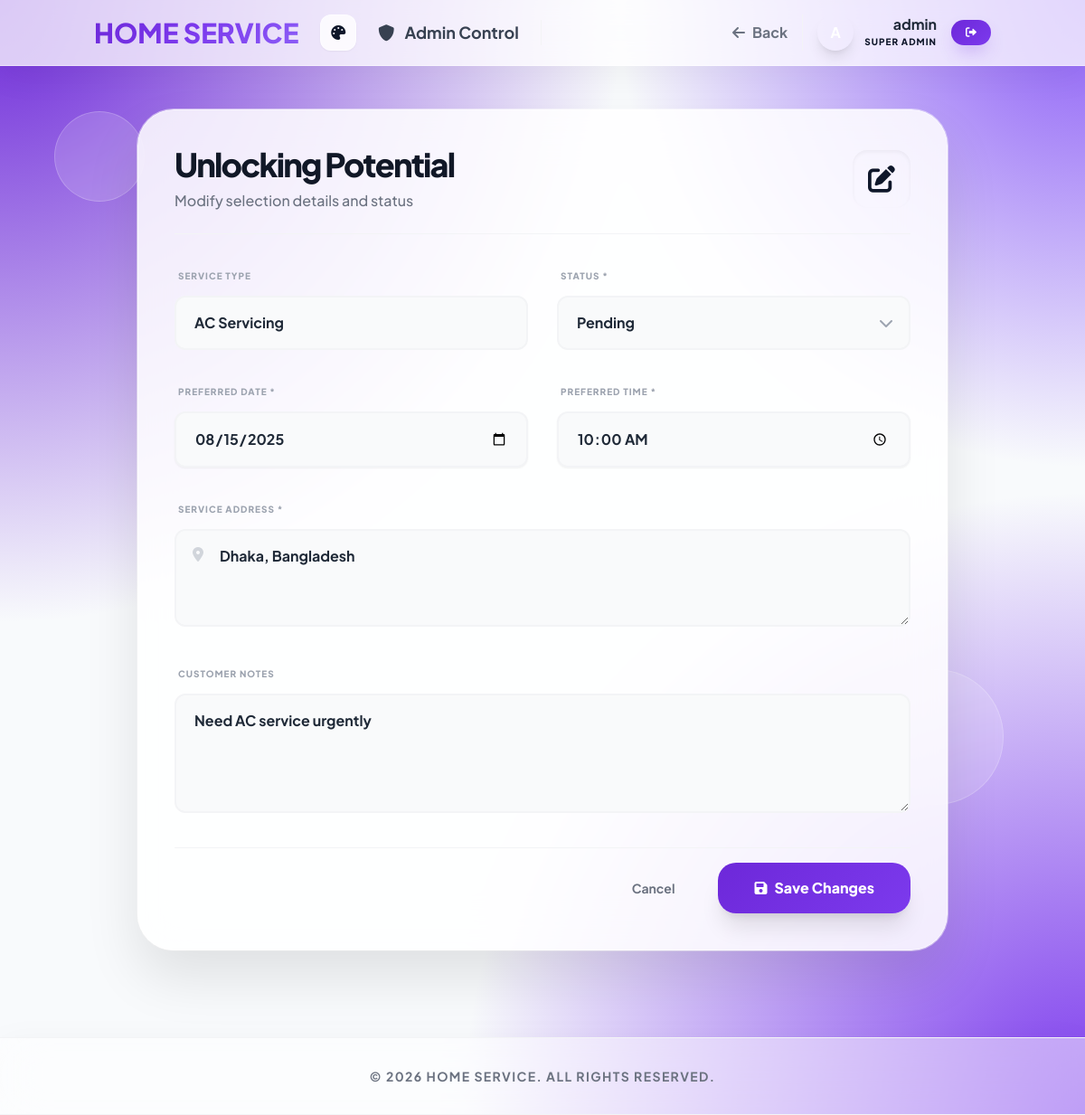
Screenshot of /admin/edit_selection.php?id=1 (signed in) with the database file from the repository.
### tables this page shows
CREATE TABLE customer_provider_selections (
    id INT PRIMARY KEY AUTO_INCREMENT,
    customer_id INT NOT NULL,
    provider_id INT NOT NULL,
    category_id INT NOT NULL,
    service_type VARCHAR(255),
    preferred_date DATE NOT NULL,
    preferred_time TIME NOT NULL,
    customer_address TEXT,
    customer_notes TEXT,
    budget_min DECIMAL(10,2),
    budget_max DECIMAL(10,2),
    status ENUM('pending', 'contacted', 'accepted', 'rejected', 'expired') DEFAULT 'pending',
    customer_contacted_at TIMESTAMP NULL,
    provider_responded_at TIMESTAMP NULL,
    created_at TIMESTAMP DEFAULT CURRENT_TIMESTAMP,
    updated_at TIMESTAMP DEFAULT CURRENT_TIMESTAMP ON UPDATE CURRENT_TIMESTAMP,
    
    FOREIGN KEY (customer_id) REFERENCES users(id) ON DELETE CASCADE,
    FOREIGN KEY (provider_id) REFERENCES service_providers(id) ON DELETE CASCADE,
    FOREIGN KEY (category_id) REFERENCES service_categories(id) ON DELETE CASCADE,
    
    INDEX idx_customer_status (customer_id, status),
    INDEX idx_provider_status (provider_id, status),
    INDEX idx_category_status (category_id, status),
    INDEX idx_status_created (status, created_at)
);

### includes/functions.php (called while the page is built, shortened)
<?php
require_once dirname(__FILE__) . '/../config/database.php';
function isAdminLoggedIn() {
    return isset($_SESSION['admin_id']);
}
function getCurrentAdmin() {
    if (isAdminLoggedIn()) {
        return fetchOne("SELECT * FROM admins WHERE id = ?", [$_SESSION['admin_id']]);
    }
    return null;
}
function getLanguage() {
    return $_SESSION['language'] ?? 'en';
}
?>

### config/database.php (called while the page is built, shortened)
<?php
function getDBConnection() {
    try {
        $pdo = new PDO("mysql:host=" . DB_HOST . ";dbname=" . DB_NAME . ";charset=utf8", DB_USER, DB_PASS);
        $pdo->setAttribute(PDO::ATTR_ERRMODE, PDO::ERRMODE_EXCEPTION);
        $pdo->setAttribute(PDO::ATTR_DEFAULT_FETCH_MODE, PDO::FETCH_ASSOC);
        $pdo->setAttribute(PDO::ATTR_EMULATE_PREPARES, false);
        return $pdo;
    } catch(PDOException $e) {
        error_log("Database Connection Error: " . $e->getMessage());
        die("Connection failed: " . $e->getMessage());
    }
}
function executeQuery($sql, $params = []) {
    try {
        $pdo = getDBConnection();
        $stmt = $pdo->prepare($sql);
        foreach ($params as $key => $value) {
            if (is_numeric($value)) {
                $stmt->bindValue($key + 1, $value, is_int($value) ? PDO::PARAM_INT : PDO::PARAM_STR);
            } else {
                $stmt->bindValue($key + 1, $value, PDO::PARAM_STR);
            }
        }
        $stmt->execute();
        return $stmt;
    } catch (PDOException $e) {
        error_log("Database Error: " . $e->getMessage() . " SQL: " . $sql . " Params: " . json_encode($params));
        throw $e;
    }
}
function fetchOne($sql, $params = []) {
    $stmt = executeQuery($sql, $params);
    return $stmt->fetch();
}
?>

### admin/edit_selection.php (the view, shortened to what this page needs)
<?php
require_once '../includes/functions.php';
$currentLang = getLanguage();
$admin = getCurrentAdmin();
$selectionId = isset($_GET['id']) ? (int)$_GET['id'] : 0;
$selection = fetchOne("\n\tSELECT cps.*, u.name as customer_name, sp.name as provider_name, sc.name as category_name, sc.name_bn as category_name_bn\n\tFROM customer_provider_selections cps\n\tJOIN users u ON cps.customer_id = u.id\n\tJOIN service_providers sp ON cps.provider_id = sp.id\n\tJOIN service_categories sc ON cps.category_id = sc.id\n\tWHERE cps.id = ?\n", [$selectionId]);
?>
<!DOCTYPE html>
<html lang="<?php echo $currentLang; ?>">
<head>
    <script src="https://cdn.tailwindcss.com"></script>
    <link href="https://cdnjs.cloudflare.com/ajax/libs/font-awesome/6.0.0/css/all.min.css" rel="stylesheet">
    <link rel="stylesheet" href="../assets/ui.css">
</head>
<body class="premium-bg min-h-screen">
    <div class="floating-particles">
        <div class="particle" style="width: 100px; height: 100px; top: 10%; left: 5%; animation-delay: 0s;"></div>
        <div class="particle" style="width: 150px; height: 150px; top: 60%; left: 80%; animation-delay: 2s;"></div>
        <div class="particle" style="width: 80px; height: 80px; top: 40%; left: 40%; animation-delay: 4s;"></div>
    </div>
    <header class="glass-nav sticky top-0 z-50">
        <nav class="container mx-auto px-4 py-4">
            <div class="flex justify-between items-center">
                <div class="flex items-center space-x-6">
                    <a href="../index.php" class="text-3xl font-black text-gradient uppercase">
                    </a>
                    <div class="theme-picker" data-theme-picker>
                        <button class="w-10 h-10 rounded-xl bg-white/80 border border-white/40 flex items-center justify-center text-primary shadow-sm hover:scale-110 transition-transform" data-toggle>
                            <i class="fas fa-palette"></i>
                        </button>
                    </div>
                    <span class="text-gray-700 font-bold text-lg hidden sm:inline-block border-r border-gray-100 pr-6 mr-6">
                        <i class="fas fa-shield-alt text-primary mr-2"></i>
                        <?php echo $currentLang === 'en' ? 'Admin Control' : 'অ্যাডমিন কন্ট্রোল'; ?>
                    </span>
                </div>
                <div class="flex items-center space-x-4">
                    <a href="bookings.php" class="font-bold text-gray-500 hover:text-primary transition-colors flex items-center gap-2">
                        <i class="fas fa-arrow-left"></i>
                        <span><?php echo $currentLang === 'en' ? 'Back' : 'ফিরে যান'; ?></span>
                    </a>
                    <div class="flex items-center space-x-3 border-l border-gray-100 pl-4 ml-2">
                        <div class="w-10 h-10 rounded-full bg-gradient-to-br from-primary to-secondary flex items-center justify-center text-white font-bold shadow-lg">
                        </div>
                        <div class="text-right hidden sm:block">
                            <div class="font-bold text-gray-800 leading-none"><?php echo htmlspecialchars($admin['username']); ?></div>
                            <div class="text-[10px] font-black uppercase text-primary tracking-widest mt-1">Super Admin</div>
                        </div>
                    </div>
                    <a href="?logout=1" class="btn-primary py-2 px-4 text-xs font-bold">
                        <i class="fas fa-sign-out-alt"></i>
                    </a>
                </div>
            </div>
        </nav>
    </header>
    <div class="container mx-auto px-4 py-12 relative z-10">
        <div class="max-w-4xl mx-auto">
            <div class="glass-card p-10">
                <div class="flex items-center justify-between mb-8 border-b border-gray-100 pb-6">
                    <div>
                        <h1 class="text-4xl font-black text-gray-900 tracking-tighter mb-2">
                            <?php echo $currentLang === 'en' ? 'Unlocking Potential' : 'নির্বাচন সম্পাদনা'; ?>
                        </h1>
                        <p class="text-gray-500 font-medium">
                            <?php echo $currentLang === 'en' ? 'Modify selection details and status' : 'নির্বাচনের বিবরণ এবং অবস্থা পরিবর্তন করুন'; ?>
                        </p>
                    </div>
                    <div class="w-16 h-16 bg-primary/10 rounded-2xl flex items-center justify-center text-primary text-3xl shadow-inner">
                        <i class="fas fa-edit"></i>
                    </div>
                </div>
                <form method="POST" class="space-y-8">
                    <div class="grid grid-cols-1 md:grid-cols-2 gap-8">
                        <div class="space-y-3">
                            <label class="text-[10px] font-black text-gray-400 uppercase tracking-widest ml-1"><?php echo $currentLang === 'en' ? 'Service Type' : 'সেবার ধরন'; ?></label>
                            <input type="text" name="service_type"
                                   value="<?php echo htmlspecialchars($_POST['service_type'] ?? ($selection['service_type'] ?? '')); ?>"
                                   class="w-full px-5 py-4 rounded-xl bg-gray-50 border-2 border-gray-100 focus:bg-white focus:border-primary focus:outline-none font-bold text-gray-800 transition-all">
                        </div>
                        <div class="space-y-3">
                            <label class="text-[10px] font-black text-gray-400 uppercase tracking-widest ml-1"><?php echo $currentLang === 'en' ? 'Status' : 'অবস্থা'; ?> *</label>
                            <div class="relative">
                                <select name="status" class="w-full px-5 py-4 rounded-xl bg-gray-50 border-2 border-gray-100 focus:bg-white focus:border-primary focus:outline-none font-bold text-gray-800 transition-all appearance-none" required>
                                    <?php foreach (['pending','contacted','accepted','rejected','expired'] as $st): ?>
                                        <option value="<?php echo $st; ?>" <?php echo ($selection['status'] === $st ? 'selected' : ''); ?>>
                                            <?php echo ucfirst($st); ?>
                                        </option>
                                    <?php endforeach; ?>
                                </select>
                            </div>
                        </div>
                        <div class="space-y-3">
                            <label class="text-[10px] font-black text-gray-400 uppercase tracking-widest ml-1"><?php echo $currentLang === 'en' ? 'Preferred Date' : 'পছন্দের তারিখ'; ?> *</label>
                            <input type="date" name="preferred_date"
                                   value="<?php echo htmlspecialchars($_POST['preferred_date'] ?? $selection['preferred_date']); ?>"
                                   min="<?php echo date('Y-m-d'); ?>"
                                   class="w-full px-5 py-4 rounded-xl bg-gray-50 border-2 border-gray-100 focus:bg-white focus:border-primary focus:outline-none font-bold text-gray-800 transition-all shadow-sm" required>
                        </div>
                        <div class="space-y-3">
                            <label class="text-[10px] font-black text-gray-400 uppercase tracking-widest ml-1"><?php echo $currentLang === 'en' ? 'Preferred Time' : 'পছন্দের সময়'; ?> *</label>
                            <input type="time" name="preferred_time"
                                   value="<?php echo htmlspecialchars($_POST['preferred_time'] ?? $selection['preferred_time']); ?>"
                                   class="w-full px-5 py-4 rounded-xl bg-gray-50 border-2 border-gray-100 focus:bg-white focus:border-primary focus:outline-none font-bold text-gray-800 transition-all shadow-sm" required>
                        </div>
                    </div>
                    <div class="space-y-3">
                        <label class="text-[10px] font-black text-gray-400 uppercase tracking-widest ml-1"><?php echo $currentLang === 'en' ? 'Service Address' : 'সেবার ঠিকানা'; ?> *</label>
                        <div class="relative">
                            <i class="fas fa-map-marker-alt absolute top-5 left-5 text-gray-300"></i>
                            <textarea name="customer_address" rows="3"
                                      class="w-full pl-12 pr-5 py-4 rounded-xl bg-gray-50 border-2 border-gray-100 focus:bg-white focus:border-primary focus:outline-none font-bold text-gray-800 transition-all" required><?php echo htmlspecialchars($_POST['customer_address'] ?? ($selection['customer_address'] ?? '')); ?></textarea>
                        </div>
                    </div>
                    <div class="space-y-3">
                        <label class="text-[10px] font-black text-gray-400 uppercase tracking-widest ml-1"><?php echo $currentLang === 'en' ? 'Customer Notes' : 'গ্রাহকের নোট'; ?></label>
                        <textarea name="customer_notes" rows="4"
                                  class="w-full px-5 py-4 rounded-xl bg-gray-50 border-2 border-gray-100 focus:bg-white focus:border-primary focus:outline-none font-bold text-gray-800 transition-all"><?php echo htmlspecialchars($_POST['customer_notes'] ?? ($selection['customer_notes'] ?? '')); ?></textarea>
                    </div>
                    <div class="flex items-center justify-end gap-4 pt-4 border-t border-gray-100">
                        <a href="bookings.php" class="px-8 py-4 rounded-xl font-bold text-gray-500 hover:text-rose-500 hover:bg-rose-50 transition-all text-sm">
                            <?php echo $currentLang === 'en' ? 'Cancel' : 'বাতিল'; ?>
                        </a>
                        <button type="submit" class="btn-primary py-4 px-10 flex items-center gap-2 shadow-xl shadow-primary/30">
                            <i class="fas fa-save"></i>
                            <span><?php echo $currentLang === 'en' ? 'Save Changes' : 'পরিবর্তন সংরক্ষণ করুন'; ?></span>
                        </button>
                    </div>
                </form>
            </div>
        </div>
    </div>
    <footer class="glass-nav py-8 mt-12 bg-white/50 border-t border-gray-100">
        <div class="container mx-auto px-4 text-center">
            <p class="text-gray-500 font-bold text-sm uppercase tracking-widest">&copy; <?php echo date('Y'); ?> Home Service. <?php echo $currentLang === 'en' ? 'All rights reserved.' : 'সর্বস্বত্ব সংরক্ষিত।'; ?></p>
        </div>
    </footer>
</body>
</html>

### assets/ui.css (style rules this page uses)
:root { --primary: #6366f1; --secondary: #8b5cf6; --accent: #f59e0b; --success: #10b981; --warning: #f59e0b; --danger: #ef4444; --info: #3b82f6; --bg: #f8fafc; --text: #0f172a; --muted: #64748b; --card: #ffffff; --ring: rgba(99, 102, 241, 0.3); --shadow: 0 10px 25px -15px rgba(0, 0, 0, 0.25); --shadow-lg: 0 20px 35px -20px rgba(0, 0, 0, 0.3); --shadow-xl: 0 25px 50px -12px rgba(0, 0, 0, 0.4); }
.theme-purple { --primary: #6d28d9; --secondary: #7c3aed; --accent: #8b5cf6; --ring: rgba(109, 40, 217, 0.3); }
* { box-sizing: border-box; font-family: inherit; }
body { font-family: 'Plus Jakarta Sans', 'Inter', sans-serif; line-height: 1.6; color: var(--text); background: var(--bg); transition: background-color 0.3s ease, color 0.3s ease; }
.premium-bg { background-color: var(--bg); background-image: radial-gradient(circle at 0% 0%, var(--primary) 0%, transparent 40%), radial-gradient(circle at 100% 100%, var(--secondary) 0%, transparent 40%), radial-gradient(circle at 100% 0%, var(--accent) 0%, transparent 30%); background-attachment: fixed; min-height: 100vh; position: relative; overflow-x: hidden; }
.floating-particles { position: fixed; top: 0; left: 0; width: 100%; height: 100%; pointer-events: none; z-index: 0; overflow: hidden; }
.particle { position: absolute; background: rgba(255, 255, 255, 0.15); backdrop-filter: blur(5px); -webkit-backdrop-filter: blur(5px); border-radius: 50%; border: 1px solid rgba(255, 255, 255, 0.2); animation: floatParticle 15s ease-in-out infinite; }
.glass-nav { background: rgba(255, 255, 255, 0.75); backdrop-filter: blur(25px); -webkit-backdrop-filter: blur(25px); border-bottom: 1px solid rgba(255, 255, 255, 0.4); box-shadow: 0 10px 40px rgba(0, 0, 0, 0.05); }
.glass-card { background: rgba(255, 255, 255, 0.85); backdrop-filter: blur(25px); -webkit-backdrop-filter: blur(25px); border: 1px solid rgba(255, 255, 255, 0.5); border-radius: 2.5rem; box-shadow: 0 30px 60px rgba(0, 0, 0, 0.1), 0 0 0 1px rgba(255, 255, 255, 0.5); transition: all 0.5s cubic-bezier(0.175, 0.885, 0.32, 1.275); }
.text-gradient { background: linear-gradient(135deg, var(--primary), var(--secondary), var(--accent)); -webkit-background-clip: text; background-clip: text; color: transparent; -webkit-text-fill-color: transparent; font-weight: 800; }
.btn-primary { background: linear-gradient(135deg, var(--primary) 0%, var(--secondary) 100%); color: #fff !important; padding: 1rem 2rem; border-radius: 1.25rem; font-weight: 800; font-size: 1rem; border: none; cursor: pointer; transition: all 0.4s cubic-bezier(0.4, 0, 0.2, 1); box-shadow: 0 10px 20px -5px var(--ring); display: inline-flex; align-items: center; justify-content: center; text-decoration: none; }
.theme-picker { position: relative; }

### rows the page displays
customer_provider_selections: service_type "AC Servicing", status "Pending", preferred_date "08/15/2025", preferred_time "10:00:00", customer_address "Dhaka, Bangladesh", customer_notes "Need AC service urgently"

### other values shown
$admin['username'] "admin"
